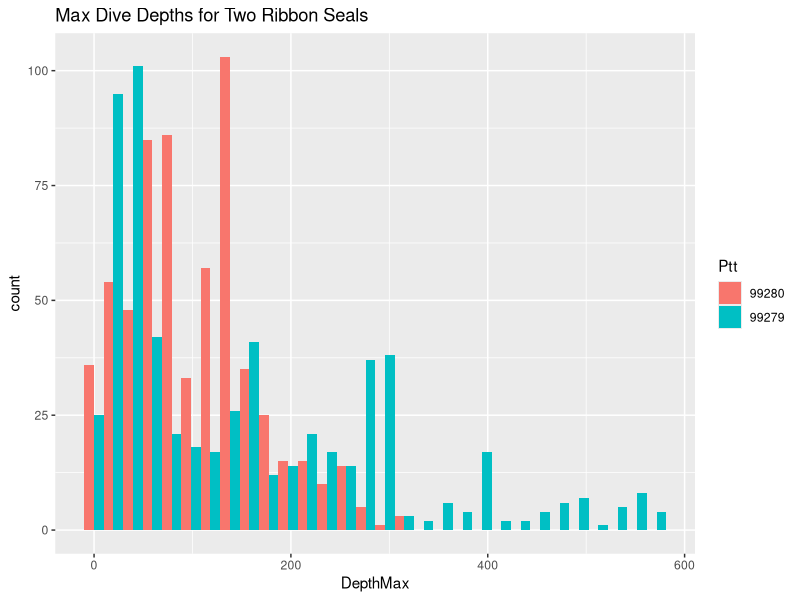

Write the R code that produced this figure.
## ---- chunk 1
options(width = 80)
## ---- chunk 2
seal_99279.df <- read.csv(file='99279-Behavior.csv',
                     stringsAsFactors = FALSE)
# stringsAsFactors is set to FALSE because we are going to specify data types on our own

# replace seal_99279.df with a subset of columns
seal_99279.df <- seal_99279.df[,c('Ptt','Start','End','What','DepthMax','DurationMax')]

# replace seal_99279.df with a subset of rows where What is equal to Dive
seal_99279.df <- seal_99279.df[seal_99279.df$What == 'Dive',]

seal_99279.df$Ptt <- as.factor(seal_99279.df$Ptt)
seal_99279.df$What <- as.factor(seal_99279.df$What)

seal_99280.df <- read.csv(file='99280-Behavior.csv',
                     stringsAsFactors = FALSE)
# stringsAsFactors is set to FALSE because we are going to specify data types on our own

# replace seal_99280.df with a subset of columns
seal_99280.df <- seal_99280.df[,c('Ptt','Start','End','What','DepthMax','DurationMax')]

# replace seal_99280.df with a subset of rows where What is equal to Dive
seal_99280.df <- seal_99280.df[seal_99280.df$What == 'Dive',]

seal_99280.df$Ptt <- as.factor(seal_99280.df$Ptt)
seal_99280.df$What <- as.factor(seal_99280.df$What)
## ---- chunk 3
str(seal_99280.df,width=80,strict.width="cut")
str(seal_99279.df,width=80,strict.width="cut")
## ---- chunk 4
seal_dives <- rbind(seal_99280.df,seal_99279.df)
str(seal_dives)
## ---- chunk 5
require(ggplot2)
p <- ggplot(data=seal_dives,aes(x=DepthMax,fill=Ptt)) + geom_histogram(position="dodge") + ggtitle('Max Dive Depths for Two Ribbon Seals')
p
